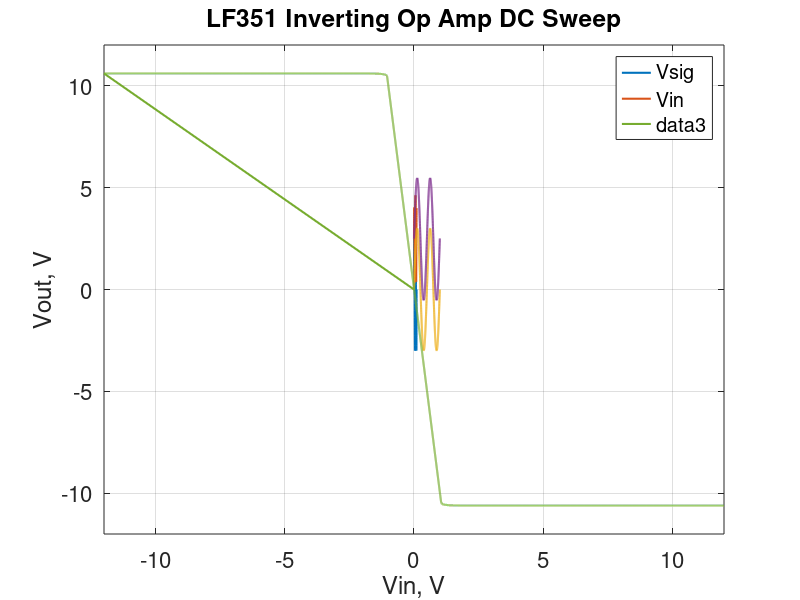

The MATLAB source for this figure:
% ECE 342 - Cameron Sullivan - HW2 MATLAB code to plot graphs from CSVs

fs = 16; % define font size
lw = 1.5; % define linewidth

%% NUMBER 4 PART C
% Plot Vsig
Array1 = csvread('hw2-num4c-vsig.csv');             % Read Vsig & time from CSV.
t1 = Array1(:, 1);
Vsig = Array1(:, 2);

plot(t1, Vsig, 'linewidth', lw);                    % Plot Vsig versus time
set(gca, 'fontsize', fs);
title('Level Shifter Transient Analysis Voltage');
xlabel('Time, s');
ylabel('Voltage, V');
grid on;
hold on;

% Plot Vin
Array2 = csvread('hw2-num4c-vin.csv');              % Read Vin & time from CSV.
t2 = Array2(:, 1);
Vin = Array2(:, 2);
plot(t2, Vin, 'linewidth', lw);                     % Add Vin versus time to the existing plot.
legend('Vsig', 'Vin');

% Calculate phase shift using maximum values.
vsig_peak = max(Vsig);
time_vsig = t1(Vsig == vsig_peak);                  % Find the times of Vsig's max value.
time_vsig(2);                                       % Use the second time value because it is from the second oscillation.

vin_peak = max(Vin);
time_vin = t2(Vin == vin_peak);                     % Find the times of Vin's max value.
time_vin(1);                                        % Use the first time value because it is from the second oscillation.

deltaT = time_vin(1) - time_vsig(2)
PS = 360 * deltaT * 20                              % PS = 360 * dT * frequency (Hz)

%% NUMBER 4 PART D

% Plot Vsig
Array1 = csvread('hw2-num4d-vsig.csv');             % Read Vsig & time from CSV.
t1 = Array1(:, 1) * 10e2;   % Milliseconds
Vsig = Array1(:, 2);

plot(t1, Vsig, 'linewidth', lw);                    % Plot Vsig versus time
set(gca, 'fontsize', fs);
title('Level Shifter Transient Analysis Voltage');
xlabel('Time, ms');
ylabel('Voltage, V');
grid on;
hold on;

% Plot Vin
Array2 = csvread('hw2-num4d-vin.csv');              % Read Vin & time from CSV.
t2 = Array2(:, 1) * 10e2;   % Milliseconds
Vin = Array2(:, 2);
plot(t2, Vin, 'linewidth', lw);                     % Add Vin versus time to the existing plot.
legend('Vsig', 'Vin');

% Calculate phase shift using maximum values.
vsig_peak = max(Vsig);
time_vsig = t1(Vsig == vsig_peak);                 % Find the times of Vsig's max value.
time_vsig(1)                                       % Use the first time value because it is from the second oscillation.

vin_peak = max(Vin);
time_vin = t2(Vin == vin_peak);                     % Find the times of Vin's max value.
time_vin(1)                                        % Use the first time value because it is from the second oscillation.

deltaT = time_vin(1) - time_vsig(1);
PS = 360 * deltaT * 20                              % PS = 360 * dT * frequency (Hz)

%% NUMBER 5

Array = csvread('hw2-num5.csv');  
Vin = Array(:, 1);
Vout = Array(:, 3);
plot(Vin, Vout, 'linewidth', 1.5);
set(gca, 'fontsize', 16);
title('LF351 Inverting Op Amp DC Sweep');
xlabel('Vin, V');
ylabel('Vout, V');
grid on;
axis([-12 12 -12 12])